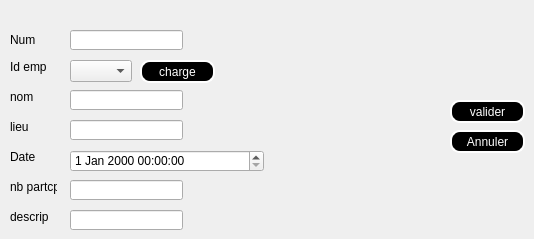
        <widget class="QWidget" name="tab_3">
         <attribute name="title">
          <string>ajouter un evenement</string>
         </attribute>
         <widget class="QLabel" name="label_3">
          <property name="geometry">
           <rect>
            <x>10</x>
            <y>30</y>
            <width>47</width>
            <height>20</height>
           </rect>
          </property>
          <property name="styleSheet">
           <string notr="true">font: 75 8pt &quot;Adobe Caslon Pro Bold&quot;;</string>
          </property>
          <property name="text">
           <string>Num</string>
          </property>
         </widget>
         <widget class="QLabel" name="label_4">
          <property name="geometry">
           <rect>
            <x>10</x>
            <y>90</y>
            <width>47</width>
            <height>14</height>
           </rect>
          </property>
          <property name="styleSheet">
           <string notr="true">font: 75 8pt &quot;Adobe Caslon Pro Bold&quot;;
</string>
          </property>
          <property name="text">
           <string>nom </string>
          </property>
         </widget>
         <widget class="QLabel" name="label_13">
          <property name="geometry">
           <rect>
            <x>10</x>
            <y>180</y>
            <width>47</width>
            <height>14</height>
           </rect>
          </property>
          <property name="styleSheet">
           <string notr="true">font: 75 8pt &quot;Adobe Caslon Pro Bold&quot;;
</string>
          </property>
          <property name="text">
           <string>nb partcp</string>
          </property>
         </widget>
         <widget class="QLabel" name="label_14">
          <property name="geometry">
           <rect>
            <x>10</x>
            <y>210</y>
            <width>47</width>
            <height>14</height>
           </rect>
          </property>
          <property name="styleSheet">
           <string notr="true">font: 75 8pt &quot;Adobe Caslon Pro Bold&quot;;</string>
          </property>
          <property name="text">
           <string>descrip</string>
          </property>
         </widget>
         <widget class="QLabel" name="label_15">
          <property name="geometry">
           <rect>
            <x>10</x>
            <y>120</y>
            <width>47</width>
            <height>14</height>
           </rect>
          </property>
          <property name="styleSheet">
           <string notr="true">font: 75 8pt &quot;Adobe Caslon Pro Bold&quot;;</string>
          </property>
          <property name="text">
           <string>lieu</string>
          </property>
         </widget>
         <widget class="QLabel" name="label_17">
          <property name="geometry">
           <rect>
            <x>10</x>
            <y>150</y>
            <width>47</width>
            <height>14</height>
           </rect>
          </property>
          <property name="styleSheet">
           <string notr="true">font: 75 8pt &quot;Adobe Caslon Pro Bold&quot;;</string>
          </property>
          <property name="text">
           <string>Date</string>
          </property>
         </widget>
         <widget class="QLineEdit" name="le_num_2">
          <property name="geometry">
           <rect>
            <x>70</x>
            <y>30</y>
            <width>113</width>
            <height>20</height>
           </rect>
          </property>
         </widget>
         <widget class="QLineEdit" name="le_nom_2">
          <property name="geometry">
           <rect>
            <x>70</x>
            <y>90</y>
            <width>113</width>
            <height>20</height>
           </rect>
          </property>
         </widget>
         <widget class="QLineEdit" name="le_lieu_2">
          <property name="geometry">
           <rect>
            <x>70</x>
            <y>120</y>
            <width>113</width>
            <height>20</height>
           </rect>
          </property>
         </widget>
         <widget class="QLineEdit" name="le_nmbp">
          <property name="geometry">
           <rect>
            <x>70</x>
            <y>180</y>
            <width>113</width>
            <height>20</height>
           </rect>
          </property>
         </widget>
         <widget class="QLineEdit" name="le_descp_2">
          <property name="geometry">
           <rect>
            <x>70</x>
            <y>210</y>
            <width>113</width>
            <height>20</height>
           </rect>
          </property>
         </widget>
         <widget class="QPushButton" name="pb">
          <property name="geometry">
           <rect>
            <x>450</x>
            <y>100</y>
            <width>75</width>
            <height>23</height>
           </rect>
          </property>
          <property name="styleSheet">
           <string notr="true">background-color:black;
color:white;
border-style:outset;
border-width:2px;
border-radius:10px;
border-color:white;</string>
          </property>
          <property name="text">
           <string>valider</string>
          </property>
         </widget>
         <widget class="QPushButton" name="pushButton_9">
          <property name="geometry">
           <rect>
            <x>450</x>
            <y>130</y>
            <width>75</width>
            <height>23</height>
           </rect>
          </property>
          <property name="styleSheet">
           <string notr="true">background-color:black;
color:white;
border-style:outset;
border-width:2px;
border-radius:10px;
border-color:white;</string>
          </property>
          <property name="text">
           <string>Annuler</string>
          </property>
         </widget>
         <widget class="QDateTimeEdit" name="la_date">
          <property name="geometry">
           <rect>
            <x>70</x>
            <y>150</y>
            <width>194</width>
            <height>22</height>
           </rect>
          </property>
         </widget>
         <widget class="QLabel" name="label_19">
          <property name="geometry">
           <rect>
            <x>10</x>
            <y>60</y>
            <width>47</width>
            <height>14</height>
           </rect>
          </property>
          <property name="styleSheet">
           <string notr="true">font: 75 8pt &quot;Adobe Caslon Pro Bold&quot;;
</string>
          </property>
          <property name="text">
           <string>Id emp</string>
          </property>
         </widget>
         <widget class="QComboBox" name="le_num_supp_2">
          <property name="geometry">
           <rect>
            <x>70</x>
            <y>60</y>
            <width>62</width>
            <height>22</height>
           </rect>
          </property>
         </widget>
         <widget class="QPushButton" name="pb_2">
          <property name="geometry">
           <rect>
            <x>140</x>
            <y>60</y>
            <width>75</width>
            <height>23</height>
           </rect>
          </property>
          <property name="styleSheet">
           <string notr="true">background-color:black;
color:white;
border-style:outset;
border-width:2px;
border-radius:10px;
border-color:white;</string>
          </property>
          <property name="text">
           <string>charge</string>
          </property>
         </widget>
        </widget>
